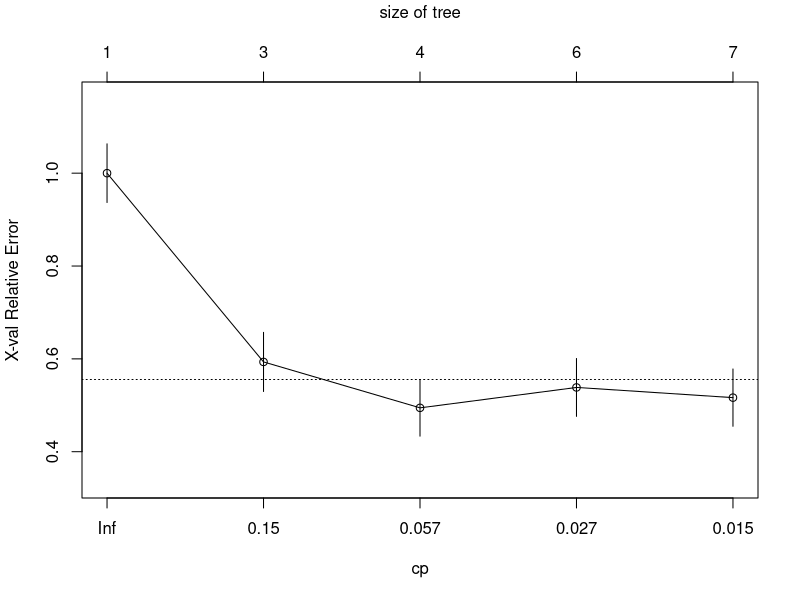
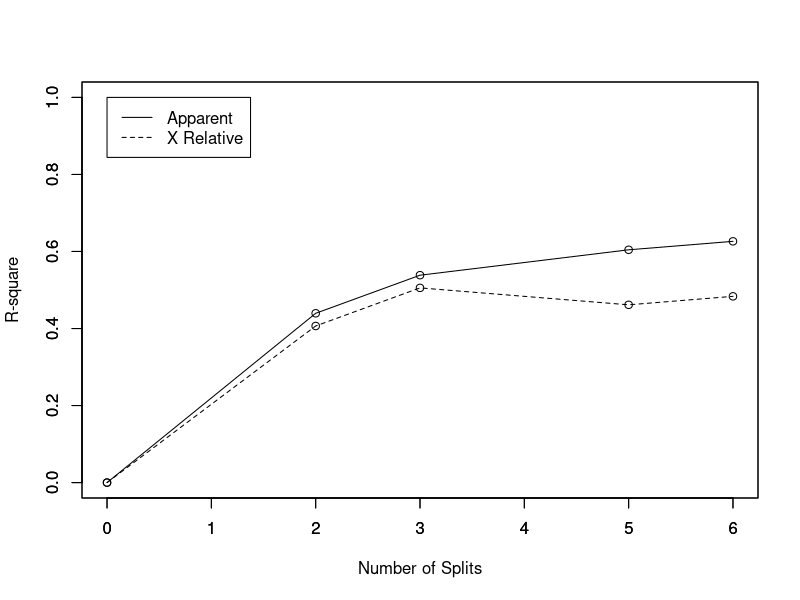
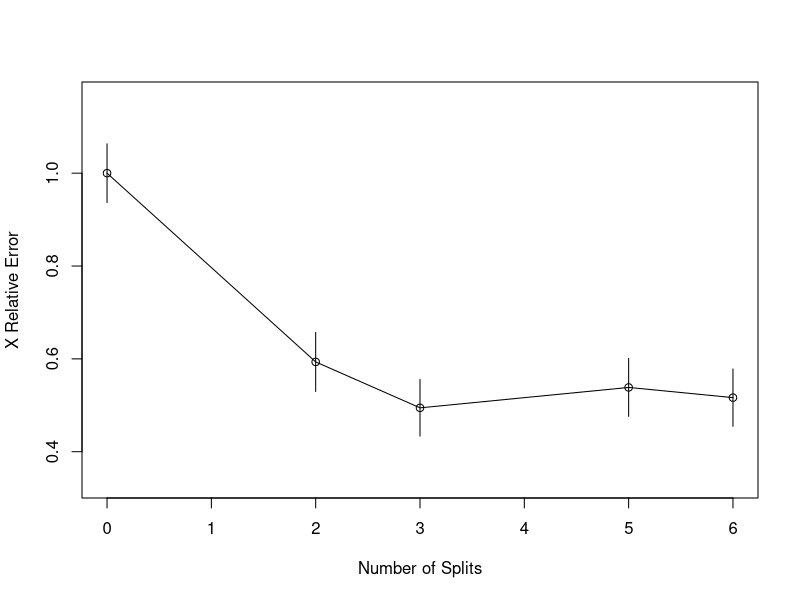
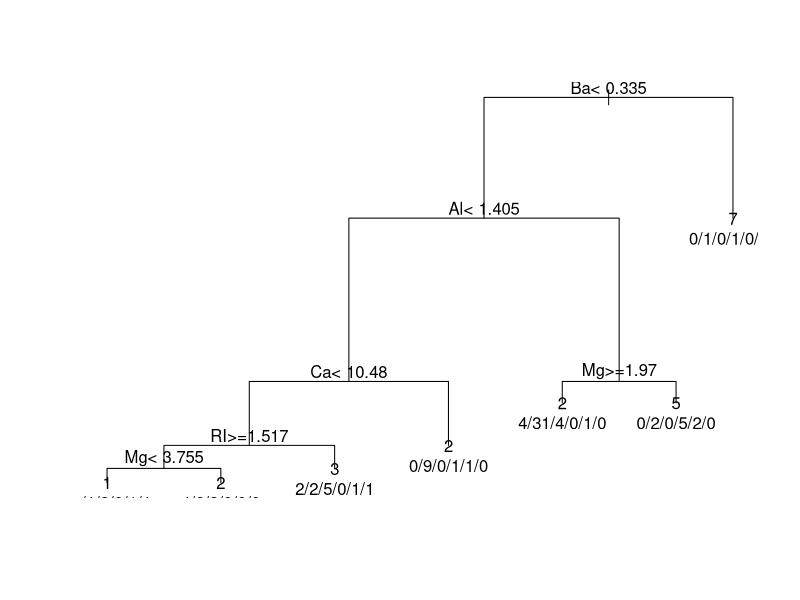
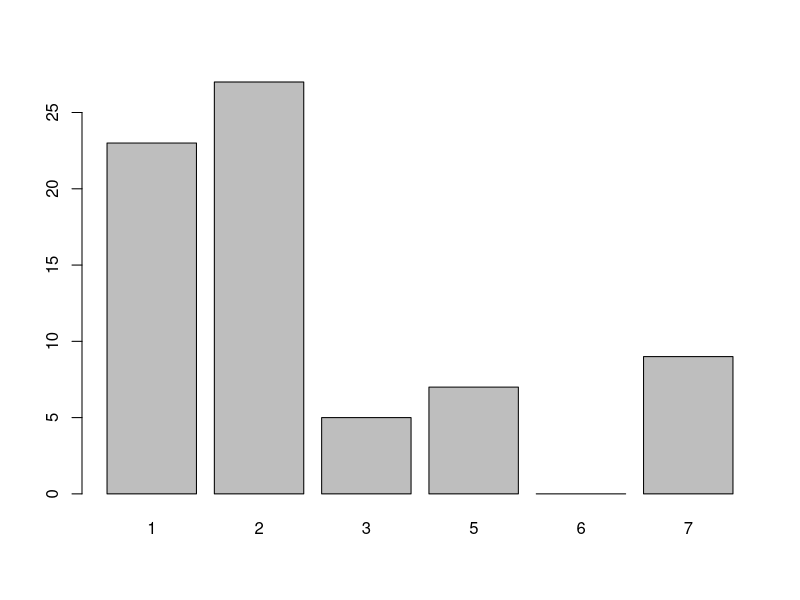

These figures' R source, in order:
library(e1071)
library(rpart)
data(Glass, package="mlbench")
index <- 1:nrow(Glass)
testindex <- sample(index, trunc(length(index)/3))
testset <- Glass[testindex,]
trainset <- Glass[-testindex,]
rpart.model <- rpart(Type ~ ., data = trainset)
rpart.pred <- predict(rpart.model, testset[,-10], type = "class")
printcp(rpart.model)
plotcp(rpart.model)

rsq.rpart(rpart.model)
print(rpart.model)

plot(rpart.model,compress=TRUE)
text(rpart.model, use.n=TRUE)
plot(rpart.pred)

# Read through, ran, and understood the code
